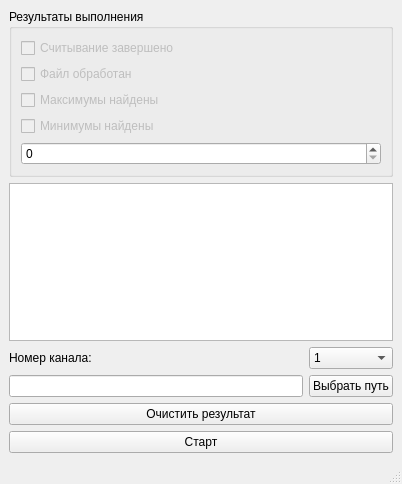
<?xml version="1.0" encoding="UTF-8"?>
<ui version="4.0">
 <class>MainWindow</class>
 <widget class="QMainWindow" name="MainWindow">
  <property name="geometry">
   <rect>
    <x>0</x>
    <y>0</y>
    <width>402</width>
    <height>484</height>
   </rect>
  </property>
  <property name="windowTitle">
   <string>MainWindow</string>
  </property>
  <widget class="QWidget" name="centralwidget">
   <layout class="QGridLayout" name="gridLayout">
    <item row="0" column="0" colspan="2">
     <widget class="QGroupBox" name="gb_result">
      <property name="title">
       <string>Результаты выполнения</string>
      </property>
      <layout class="QFormLayout" name="formLayout">
       <item row="0" column="0">
        <widget class="QCheckBox" name="chB_readSucces">
         <property name="enabled">
          <bool>false</bool>
         </property>
         <property name="text">
          <string>Считывание завершено</string>
         </property>
         <property name="checkable">
          <bool>true</bool>
         </property>
        </widget>
       </item>
       <item row="1" column="0">
        <widget class="QCheckBox" name="chB_procFileSucces">
         <property name="enabled">
          <bool>false</bool>
         </property>
         <property name="text">
          <string>Файл обработан</string>
         </property>
         <property name="checkable">
          <bool>true</bool>
         </property>
        </widget>
       </item>
       <item row="2" column="0">
        <widget class="QCheckBox" name="chB_maxSucess">
         <property name="enabled">
          <bool>false</bool>
         </property>
         <property name="text">
          <string>Максимумы найдены</string>
         </property>
         <property name="checkable">
          <bool>true</bool>
         </property>
        </widget>
       </item>
       <item row="3" column="0">
        <widget class="QCheckBox" name="chB_minSucess">
         <property name="enabled">
          <bool>false</bool>
         </property>
         <property name="text">
          <string>Минимумы найдены</string>
         </property>
        </widget>
       </item>
       <item row="4" column="0" colspan="2">
        <widget class="QSpinBox" name="spinBox"/>
       </item>
      </layout>
     </widget>
    </item>
    <item row="4" column="0" colspan="2">
     <widget class="QPushButton" name="pb_clearResult">
      <property name="text">
       <string>Очистить результат</string>
      </property>
     </widget>
    </item>
    <item row="2" column="0">
     <widget class="QLabel" name="lb_numCh">
      <property name="text">
       <string>Номер канала:</string>
      </property>
     </widget>
    </item>
    <item row="3" column="0">
     <widget class="QLineEdit" name="le_path">
      <property name="readOnly">
       <bool>true</bool>
      </property>
     </widget>
    </item>
    <item row="2" column="1">
     <widget class="QComboBox" name="cmB_numCh">
      <item>
       <property name="text">
        <string>1</string>
       </property>
      </item>
      <item>
       <property name="text">
        <string>2</string>
       </property>
      </item>
      <item>
       <property name="text">
        <string>3</string>
       </property>
      </item>
     </widget>
    </item>
    <item row="1" column="0" colspan="2">
     <widget class="QTextEdit" name="te_Result">
      <property name="readOnly">
       <bool>true</bool>
      </property>
     </widget>
    </item>
    <item row="5" column="0" colspan="2">
     <widget class="QPushButton" name="pb_start">
      <property name="text">
       <string>Старт</string>
      </property>
      <property name="flat">
       <bool>false</bool>
      </property>
     </widget>
    </item>
    <item row="3" column="1">
     <widget class="QPushButton" name="pb_path">
      <property name="text">
       <string>Выбрать путь</string>
      </property>
     </widget>
    </item>
   </layout>
  </widget>
  <widget class="QMenuBar" name="menubar">
   <property name="geometry">
    <rect>
     <x>0</x>
     <y>0</y>
     <width>402</width>
     <height>24</height>
    </rect>
   </property>
  </widget>
  <widget class="QStatusBar" name="statusbar"/>
 </widget>
 <resources/>
 <connections>
  <connection>
   <sender>pb_clearResult</sender>
   <signal>clicked()</signal>
   <receiver>te_Result</receiver>
   <slot>clear()</slot>
   <hints>
    <hint type="sourcelabel">
     <x>224</x>
     <y>369</y>
    </hint>
    <hint type="destinationlabel">
     <x>211</x>
     <y>248</y>
    </hint>
   </hints>
  </connection>
 </connections>
</ui>
